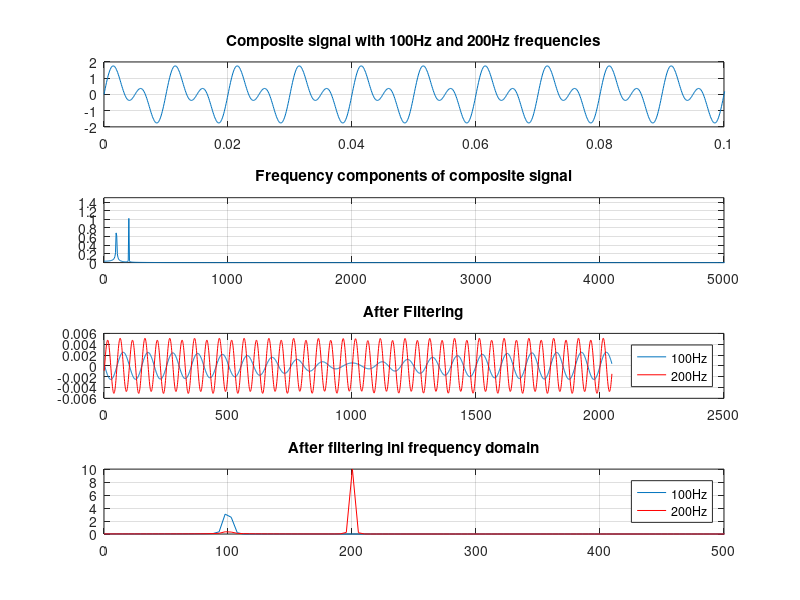

MATLAB code for this plot:
%%--- Program to design bandpass filter with basic mathematical equation
clc;
close all;

% Intial settings
Fs = 10e3; % Sampling Frequency
t =(0:Fs)/Fs'; % Time Vector
L=2000; % FFT length
NFFT=2048;
f=Fs*linspace(0,1,NFFT); % Frequency Vector

%-- Generate composite signal with 100Hz and 200Hz frequency components --%
comp_sig=sin(2*pi*100*t)+sin(2*pi*200*t);

%-- Calculate FFT of composite signa; --%
comp_sig_fft=fft(comp_sig,NFFT)/L;

%-- Generate Filter for 100Hz signal--%
bw=10; %Bandwisth
fc=pi*100; %Center Frequency
n=1:L;

%-- Compute Hamming window
for n=1:L
 hamm(n)=(0.54-0.46*cos(2*pi*n/L));
end

%-- Compute Filter
hsuup=(-(L-1)/2:(L-1)/2);
hideal1=hamm.*(2*(fc+bw)*(sin(2*(fc+bw)*hsuup/Fs)./(2*(2*fc+bw)*hsuup/Fs)));
hideal2=hamm.*(2*(fc-bw)*(sin(2*(fc-bw)*hsuup/Fs)./(2*(2*fc+bw)*hsuup/Fs)));
h_bpf=(hideal1-hideal2);

%-- Filtering in freq domain
h_bpf_fft=fft(h_bpf,NFFT)/L;
s100_fft=comp_sig_fft.*h_bpf_fft;
s100=real(ifft(s100_fft));

%-- Generate Filter for 200Hz signal --%
bw=10; %Bandwidth
fc=pi*200; %center frequency

%-- Compute Filter
hideal1=hamm.*(2*(fc+bw)*(sin(2*(fc+bw)*hsuup/Fs)./(2*(fc+bw)*hsuup/Fs)));
hideal2=hamm.*(2*(fc-bw)*(sin(2*(fc-bw)*hsuup/Fs)./(2*(fc+bw)*hsuup/Fs)));
h_bpf=(hideal1-hideal2);

%-- Filtering in freq domain
h_bpf_fft=fft(h_bpf,NFFT)/L;
s200_fft=comp_sig_fft.*h_bpf_fft;
s200=real(ifft(s200_fft));

%-- plot all signals ---%
figure;
subplot(411);
plot(t,comp_sig);grid on
axis([0 0.1 -2 2])
title('Composite signal with 100Hz and 200Hz frequencies')
subplot(412)
plot(f,2*abs(comp_sig_fft));grid on;
axis([0 5000 0 1.5])
title('Frequency components of composite signal')
subplot(413);
plot(s100);hold on
plot(s200,'r');grid on
title('After Filtering')
legend('100Hz','200Hz')
subplot(414);
plot(f,2*abs(s100_fft));hold on;
plot(f,2*abs(s200_fft),'r');grid on;
axis([0 500 0 10])
title('After filtering ini frequency domain')
legend('100Hz','200Hz')